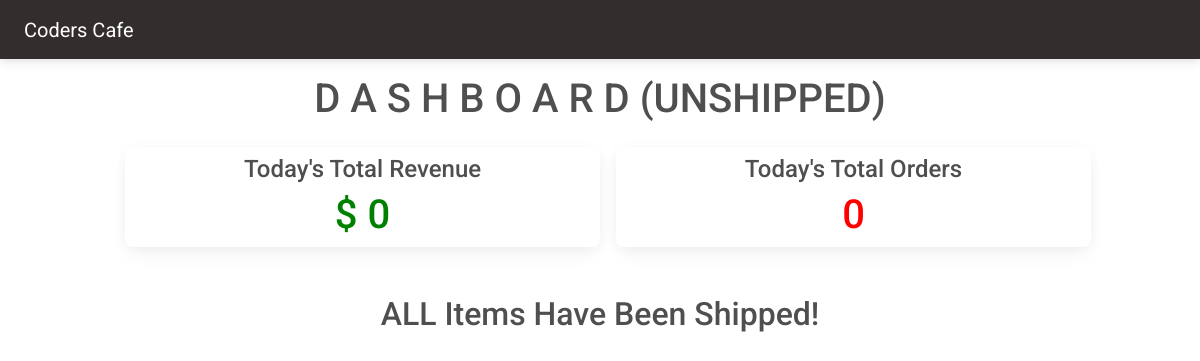
Page /cafe/dashboard/ (signed in) on the earlier database version.
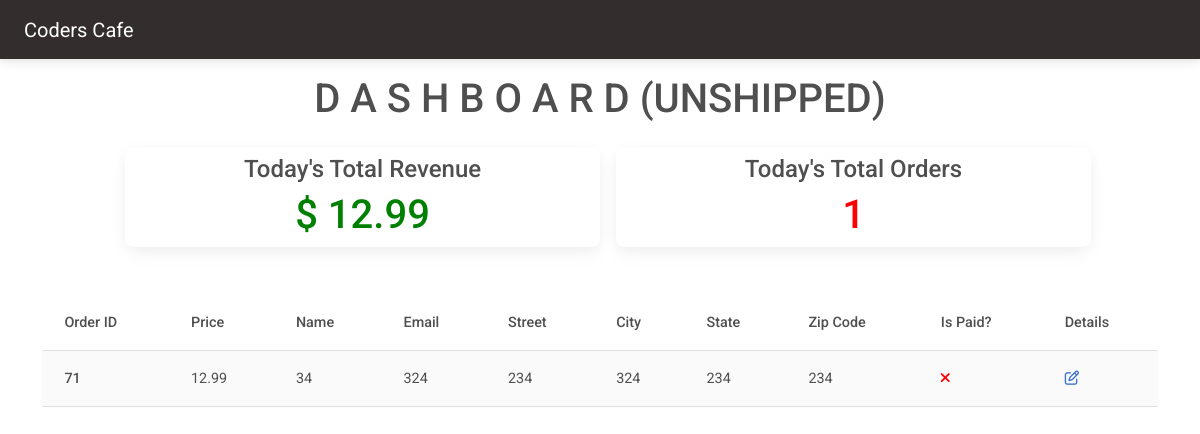
Same page on the later database version.
### customer/models.py (models this page shows, shortened)
class OrderModel(models.Model):
    created_on = models.DateTimeField(auto_now_add=True)
    price = models.DecimalField(max_digits=7, decimal_places=2)
    items = models.ManyToManyField('MenuItem', related_name='order', blank=True)
    name = models.CharField(max_length=50, blank=True)
    email = models.CharField(max_length=50, blank=True)
    street = models.CharField(max_length=50, blank=True)
    city = models.CharField(max_length=50, blank=True)
    state = models.CharField(max_length=15, blank=True)
    zip_code = models.IntegerField(blank=True, null=True)
    is_paid = models.BooleanField(default=False)
    is_shipped = models.BooleanField(default=False)

### cafe/views.py (the view)
# urls.py: path('dashboard/', Dashboard.as_view(), name='dashboard'),
class Dashboard(LoginRequiredMixin, UserPassesTestMixin, View):
    def get(self, request, *args, **kwargs):
        today = datetime.today()
        orders = OrderModel.objects.filter(created_on__year=today.year, created_on__month=today.month, created_on__day=today.day)
        unshipped_orders = []
        total_revenue = 0
        for order in orders:
            total_revenue += order.price
            if not order.is_shipped:
                unshipped_orders.append(order)
        context = {
            'orders': unshipped_orders,
            'total_revenue': total_revenue,
            'total_orders': len(orders)
        }
        return render(request, 'cafe/dashboard.html', context)
    def test_func(self):
        return self.request.user.groups.filter(name='Staff').exists()

### cafe/templates/cafe/dashboard.html
{% extends 'cafe/base.html' %}
{% block content %}
<h1 class='mt-3 text-center'>D A S H B O A R D (UNSHIPPED)</h1>
<div class='container'>
    <div class='row justify-content-center'>
        <div class='card col-md-5 mt-3 ms-3'>
            <h4 class='text-center pt-2'>Today's Total Revenue</h4>
            <h1 class='text-center' style='color: green;'>$ {{ total_revenue }}</h1>
        </div>
        <div class='card col-md-5 mt-3 ms-3'>
            <h4 class='text-center pt-2'>Today's Total Orders</h4>
            <h1 class='text-center' style='color: red;'>{{ total_orders }}</h1>
        </div>
    </div>
    <div class='row justify-content-center'>
        <div class='col-md-12 mt-5'>
            {% if orders|length == 0 %}
                <div class='text-center'>
                    <h2>ALL Items Have Been Shipped!</h2>
                </div>
            {% else %}
                <table class='table table-hover table-striped'>
                    <thead>
                        <tr>
                            <th scope='col'>Order ID</th>
                            <th scope='col'>Price</th>
                            <th scope='col'>Name</th>
                            <th scope='col'>Email</th>
                            <th scope='col'>Street</th>
                            <th scope='col'>City</th>
                            <th scope='col'>State</th>
                            <th scope='col'>Zip Code</th>
                            <th scope='col'>Is Paid?</th>
                            <th scope='col'>Details</th>
                        </tr>
                    </thead>
                    <tbody>
                        {% for order in orders %}
                            <tr>
                                <th scope='row'>{{ order.pk }}</th>
                                <td>{{ order.price }}</td>
                                <td>{{ order.name }}</td>
                                <td>{{ order.email }}</td>
                                <td>{{ order.street }}</td>
                                <td>{{ order.city }}</td>
                                <td>{{ order.state }}</td>
                                <td>{{ order.zip_code }}</td>
                                <td>
                                    {% if order.is_paid %}
                                        <i style='color: green;' class='fas fa-check'></i>
                                    {% else %}
                                        <i style='color: red;' class='fas fa-times'></i>
                                    {% endif %}
                                </td>
                                <td>
                                    <a href='{% url "order-details" order.pk %}'>
                                        <i class='far fa-edit'></i>
                                    </a>
                                </td>
                            </tr>
                        {% endfor %}
                    </tbody>
                </table>
            {% endif %}
        </div>
    </div>
</div>
{% endblock content %}

### cafe/templates/cafe/base.html (shortened to what this page needs)
{% load static %}
<!DOCTYPE html>
<html lang="en">
<head>
    <link href="{% static 'customer/site.css' %}" rel="stylesheet" />
<link
href="https://cdnjs.cloudflare.com/ajax/libs/font-awesome/6.0.0/css/all.min.css"
rel="stylesheet"
/>
<link
href="https://cdnjs.cloudflare.com/ajax/libs/mdb-ui-kit/6.2.0/mdb.min.css"
rel="stylesheet"
/>
</head>
<body>
    {% include 'cafe/navigation.html' %}
    {% block content  %}
    {% endblock content %}
</body>
</html>

### cafe/templates/cafe/navigation.html (shortened to what this page needs)
<nav class="navbar navbar-expand-lg navbar-dark bg-dark text-light px-4 sticky-top">
    <a class="navbar-brand" href="{% url 'index' %}">Coders Cafe</a>
</nav>

Differences in the rows shown:
added OrderModel: pk "71", price "12.99", name "34", email "324", street "234", city "324", state "234", zip_code "234", is_paid False (drawn)
Other differences:
{{ total_revenue }}: "0" → "12.99"
{{ total_orders }}: "0" → "1"
text no longer shown: "ALL Items Have Been Shipped!"
text now shown: "Order ID Price Name Email Street City State Zip Code Is Paid? Details"
